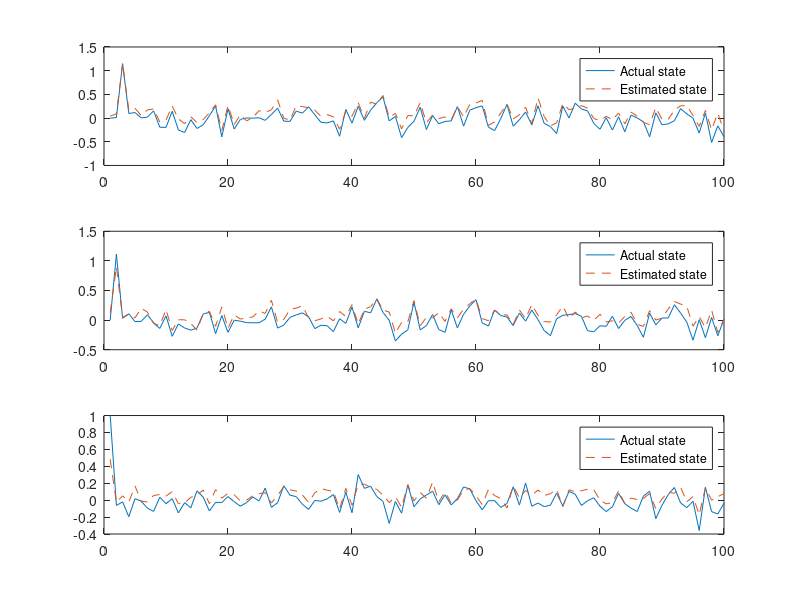

This chart was generated by the following MATLAB code:
x = [0.000000000000000000	0.000000000000000000	1.000000000000000000	
0.009114526212215424	1.113658070564270000	-0.062599092721939087	
1.149095296859741200	0.030459217727184296	-0.020261093974113464	
0.095980599522590637	0.106594070792198180	-0.195417329668998720	
0.116689525544643400	-0.024958014488220215	0.017307445406913757	
0.004094773903489113	-0.021292641758918762	-0.012188295833766460	
0.020663302391767502	0.089746817946434021	-0.094220556318759918	
0.151932328939437870	-0.044764619320631027	-0.132857114076614380	
-0.193514704704284670	-0.141374811530113220	0.034561593085527420	
-0.196905225515365600	0.072000160813331604	-0.042084857821464539	
0.143828198313713070	-0.273152798414230350	0.017334114760160446	
-0.251520216464996340	-0.064361736178398132	-0.151782870292663570	
-0.304974228143692020	-0.132619962096214290	-0.030124723911285400	
-0.033374391496181488	-0.169456228613853450	-0.090905934572219849	
-0.219741135835647580	-0.134195700287818910	0.110014691948890690	
-0.140228495001792910	0.104154586791992190	0.036098565906286240	
0.049864839762449265	0.131544589996337890	-0.128028973937034610	
0.253674894571304320	-0.228392750024795530	-0.025771876797080040	
-0.396939784288406370	0.076849490404129028	-0.028771322220563889	
0.197430014610290530	-0.205927327275276180	0.042883366346359253	
-0.231386035680770870	-0.001575764268636704	-0.018524575978517532	
-0.027846600860357285	-0.018497057259082794	-0.071777693927288055	
0.002269683405756950	-0.042634062469005585	-0.028132332488894463	
-0.002349499613046646	-0.045122742652893066	0.037372440099716187	
0.006666745990514755	-0.045123592019081116	-0.010224025696516037	
-0.048581033945083618	0.016005901619791985	0.143066912889480590	
0.077240005135536194	0.224060058593750000	-0.085132353007793427	
0.209957957267761230	-0.134338796138763430	-0.030093161389231682	
-0.064685404300689697	-0.084142103791236877	0.170065641403198240	
-0.070284880697727203	0.046499915421009064	0.058927465230226517	
0.146424144506454470	0.088004387915134430	0.041826188564300537	
0.103910766541957860	0.122039884328842160	-0.049215998500585556	
0.238680869340896610	0.055113818496465683	-0.108706660568714140	
0.069420389831066132	-0.143533945083618160	-0.003674494335427880	
-0.090249374508857727	-0.086369708180427551	-0.012452080845832825	
-0.102235496044158940	-0.095553122460842133	0.015519639477133751	
-0.060023691505193710	-0.193565785884857180	0.066395074129104614	
-0.383913308382034300	0.022668689489364624	-0.145547360181808470	
0.182832300662994380	-0.054882802069187164	0.095318749547004700	
-0.107295215129852290	0.221667468547821040	-0.148728907108306880	
0.248810529708862300	-0.130354434251785280	0.302369624376297000	
-0.047727756202220917	0.149281010031700130	0.139441013336181640	
0.165812045335769650	0.122695863246917720	0.165003493428230290	
0.323449850082397460	0.355596303939819340	0.042863339185714722	
0.447248369455337520	0.129094690084457400	-0.015215417370200157	
-0.059241697192192078	-0.003186320886015892	-0.275294095277786250	
0.034691728651523590	-0.352348327636718750	-0.015575430355966091	
-0.412919849157333370	-0.236274480819702150	-0.154222339391708370	
-0.196995988488197330	-0.164671853184700010	0.180418074131011960	
-0.066440992057323456	0.301483452320098880	-0.078165814280509949	
0.227279305458068850	-0.165402948856353760	0.014108046889305115	
-0.241723120212554930	-0.092829301953315735	0.060280814766883850	
0.052987143397331238	0.094227865338325500	0.105991557240486150	
-0.120594814419746400	-0.159158453345298770	-0.053633298724889755	
-0.070854499936103821	-0.206181928515434270	0.061954583972692490	
-0.060518503189086914	0.174044877290725710	-0.057423286139965057	
0.242427319288253780	-0.130627334117889400	0.017576314508914948	
-0.170556917786598210	0.098455823957920074	0.155894681811332700	
0.166655838489532470	0.239259183406829830	0.132471621036529540	
0.219626009464263920	0.345239758491516110	-0.006255103275179863	
0.256995022296905520	-0.046991348266601563	-0.113802865147590640	
-0.191022396087646480	-0.100141219794750210	-0.006769573315978050	
-0.263734310865402220	0.170942693948745730	-0.005644146353006363	
-0.009083762764930725	0.076930120587348938	-0.085633911192417145	
0.288695514202117920	0.051648266613483429	-0.039403062313795090	
-0.171170741319656370	-0.092382483184337616	0.157049164175987240	
-0.034251593053340912	0.120153114199638370	-0.058641027659177780	
0.128347009420394900	-0.018183525651693344	0.202994689345359800	
-0.145593792200088500	0.170085206627845760	-0.072286121547222137	
0.259493917226791380	0.007864922285079956	-0.034065302461385727	
-0.112417332828044890	-0.176616281270980830	-0.076667569577693939	
-0.179077386856079100	-0.262860774993896480	-0.059268791228532791	
-0.327227801084518430	0.021179001778364182	0.082259416580200195	
0.253736615180969240	0.081100240349769592	-0.068223528563976288	
0.001705408096313477	0.092257268726825714	0.102861285209655760	
0.314040422439575200	0.111172474920749660	0.070167146623134613	
0.192966714501380920	0.064958155155181885	-0.062533549964427948	
0.152530714869499210	-0.178960040211677550	-0.006933490745723248	
-0.112688682973384860	-0.196458518505096440	0.028052868321537971	
-0.236097931861877440	-0.096245668828487396	-0.070783533155918121	
0.007623545825481415	-0.104642495512962340	-0.135233461856842040	
-0.253044784069061280	0.065407961606979370	-0.078224509954452515	
0.027369827032089233	-0.141919523477554320	0.079180836677551270	
-0.289970815181732180	-0.003902062773704529	-0.040974251925945282	
0.062696255743503571	0.061455830931663513	-0.094686463475227356	
0.001958187669515610	-0.090447165071964264	-0.134113535284996030	
-0.078215815126895905	-0.289490103721618650	0.047114923596382141	
-0.396971702575683590	0.118541575968265530	0.105657257139682770	
0.110896162688732150	-0.080486617982387543	-0.218791648745536800	
-0.141709268093109130	0.034346148371696472	-0.059733480215072632	
-0.122251257300376890	0.036582641303539276	0.065017677843570709	
-0.054876893758773804	0.258393228054046630	0.149782165884971620	
0.199766442179679870	0.119742847979068760	-0.032727893441915512	
0.088129468262195587	-0.033812630921602249	-0.088636860251426697	
-0.002332963049411774	-0.338435888290405270	-0.012531955726444721	
-0.315085291862487790	0.007144154049456120	-0.358831286430358890	
0.107409477233886720	-0.297207593917846680	0.152644991874694820	
-0.515775680541992190	0.045000173151493073	-0.135429158806800840	
-0.164726167917251590	-0.263879328966140750	-0.162883609533309940	
-0.394352912902832030	0.016506478190422058	-0.035922452807426453];


xhat = [0.043327968567609787	0.124450787901878360	0.483852028846740720	
0.088289991021156311	0.896656751632690430	-0.027447663247585297	
1.150201082229614300	0.044968195259571075	0.050925128161907196	
0.177278250455856320	0.106627151370048520	-0.022996343672275543	
0.207762539386749270	0.036774851381778717	0.167364150285720830	
0.052846096456050873	0.199208453297615050	-0.011390580795705318	
0.172070592641830440	0.136883333325386050	-0.022204929962754250	
0.192763298749923710	-0.057973574846982956	0.054952736943960190	
-0.083310164511203766	-0.092228114604949951	0.066117927432060242	
-0.039514929056167603	0.178450375795364380	0.047798037528991699	
0.251034498214721680	-0.174341842532157900	0.100795954465866090	
-0.016145423054695129	0.005721934139728546	-0.042338982224464417	
-0.117811046540737150	0.005908250808715820	-0.031745031476020813	
0.026367302983999252	-0.057267442345619202	0.033511802554130554	
-0.093664258718490601	-0.170645549893379210	0.057877175509929657	
-0.032181888818740845	0.107940532267093660	0.120539836585521700	
0.112257450819015500	0.148728385567665100	-0.041758943349123001	
0.280179321765899660	-0.104869656264781950	0.125097140669822690	
-0.260646402835845950	0.223325312137603760	0.023258112370967865	
0.265904128551483150	-0.137652054429054260	0.081478781998157501	
-0.137088179588317870	0.090242125093936920	0.063541807234287262	
0.071738407015800476	0.017702270299196243	-0.009929081425070763	
-0.059862632304430008	0.037655364722013474	0.000184782518772408	
0.011605780571699142	0.051598072052001953	0.050785876810550690	
0.156497210264205930	0.158012509346008300	0.076425090432167053	
0.120802111923694610	0.112505182623863220	0.089179761707782745	
0.173606738448143010	0.335942029953002930	-0.034394469112157822	
0.384856581687927250	-0.035693403333425522	0.056348711252212524	
-0.003656778484582901	0.012983802706003189	0.159251198172569270	
-0.044093068689107895	0.180869504809379580	0.120284825563430790	
0.258664131164550780	0.202196359634399410	0.108598947525024410	
0.242828100919723510	0.240541845560073850	0.060632672160863876	
0.217251107096672060	0.038246601819992065	-0.025089113041758537	
0.166517138481140140	-0.011570490896701813	0.086817711591720581	
0.036461122334003448	0.021017774939537048	0.137789264321327210	
0.072168819606304169	0.065329268574714661	0.116721384227275850	
0.028913903981447220	-0.013418987393379211	0.102800697088241580	
-0.235638111829757690	0.145193636417388920	-0.102721810340881350	
0.141423657536506650	0.061503320932388306	0.138818651437759400	
0.036445584148168564	0.259643614292144780	-0.059413842856884003	
0.322354942560195920	-0.065430469810962677	0.185414716601371770	
-0.002675704658031464	0.184506177902221680	0.189428880810737610	
0.335229337215423580	0.226298689842224120	0.151521399617195130	
0.295458525419235230	0.363047301769256590	0.126670718193054200	
0.477113455533981320	0.168842643499374390	0.059342723339796066	
0.010202035307884216	0.136117309331893920	-0.029174661263823509	
0.097911760210990906	-0.222087398171424870	0.042846962809562683	
-0.230391934514045720	-0.037414245307445526	-0.086182922124862671	
0.052887938916683197	-0.027129087597131729	0.182924017310142520	
0.048668906092643738	0.329092293977737430	-0.009159727022051811	
0.324814856052398680	-0.096538439393043518	0.089864596724510193	
-0.098234184086322784	0.045719608664512634	0.022600527852773666	
0.062593810260295868	0.035056758671998978	0.212920323014259340	
-0.012221440672874451	0.127830535173416140	-0.020880827680230141	
0.024923682212829590	-0.022065851837396622	0.099947936832904816	
-0.040124122053384781	0.190045177936553960	-0.036229480057954788	
0.243657499551773070	0.037737414240837097	0.001034460030496121	
0.023944698274135590	0.184520378708839420	0.120250716805458070	
0.288374722003936770	0.277183771133422850	0.136409506201744080	
0.317704021930694580	0.352458685636520390	0.051615625619888306	
0.374211132526397710	0.025688251480460167	-0.052879761904478073	
-0.153566420078277590	-0.010083958506584167	0.124659441411495210	
-0.080290816724300385	0.168073654174804690	0.054974887520074844	
0.107644610106945040	0.088285610079765320	0.018234860152006149	
0.296075731515884400	0.088280163705348969	-0.092557311058044434	
-0.017722077667713165	-0.076037436723709106	0.167873263359069820	
0.069335818290710449	0.170559540390968320	0.026007182896137238	
0.230829328298568730	0.024269957095384598	0.115400277078151700	
-0.117919042706489560	0.264117568731307980	0.056946046650409698	
0.423254311084747310	0.080214887857437134	0.119262345135211940	
0.031610816717147827	-0.024410739541053772	0.054973430931568146	
-0.163721546530723570	-0.033489257097244263	0.076518759131431580	
-0.102416761219501500	0.087072387337684631	0.128478690981864930	
0.309424579143524170	0.238408163189888000	-0.077825210988521576	
0.175753355026245120	0.024428091943264008	0.121951028704643250	
0.211428225040435790	0.137098357081413270	0.098180226981639862	
0.262829661369323730	0.036049727350473404	0.110712334513664250	
0.207356169819831850	0.070016011595726013	0.129201829433441160	
-0.008724920451641083	-0.003925219178199768	0.121987044811248780	
-0.052270717918872833	0.099006518721580505	-0.000275179627351463	
0.038401622325181961	-0.032172352075576782	-0.043440632522106171	
-0.036952570080757141	-0.011392921209335327	-0.028973976150155067	
0.105941668152809140	-0.048695243895053864	0.110034964978694920	
-0.121334850788116460	0.061591174453496933	-0.042300004512071609	
0.125719249248504640	0.134746119379997250	0.024369262158870697	
0.040509514510631561	-0.070615239441394806	0.007360185962170363	
-0.089902535080909729	-0.106911972165107730	0.020476093515753746	
-0.140324547886848450	0.159696578979492190	0.076643511652946472	
0.221151098608970640	0.001218274235725403	-0.100468873977661130	
-0.027450632303953171	0.032393969595432281	0.016031978651881218	
-0.026936590671539307	0.187446147203445430	0.094894967973232269	
0.167774587869644170	0.314076781272888180	0.080014131963253021	
0.259618222713470460	0.270699918270111080	0.154480382800102230	
0.259363174438476560	0.232177734375000000	-0.020165344700217247	
0.054464533925056458	-0.102191962301731110	0.042458418756723404	
-0.175075083971023560	0.060446925461292267	-0.171172797679901120	
0.159969031810760500	-0.129561483860015870	0.146256893873214720	
-0.245335370302200320	0.167992949485778810	-0.001028965809382498	
0.105684086680412290	-0.207615599036216740	0.042049173265695572	
-0.279257178306579590	0.017431758344173431	0.075856372714042664];

[M, N] = size(x);

for k = 1:N                                 
  subplot(3,1,k);
  plot(1:M, x(:,k), '-', 1:M, xhat(:,k), '--');
  legend('Actual state', 'Estimated state');
end
